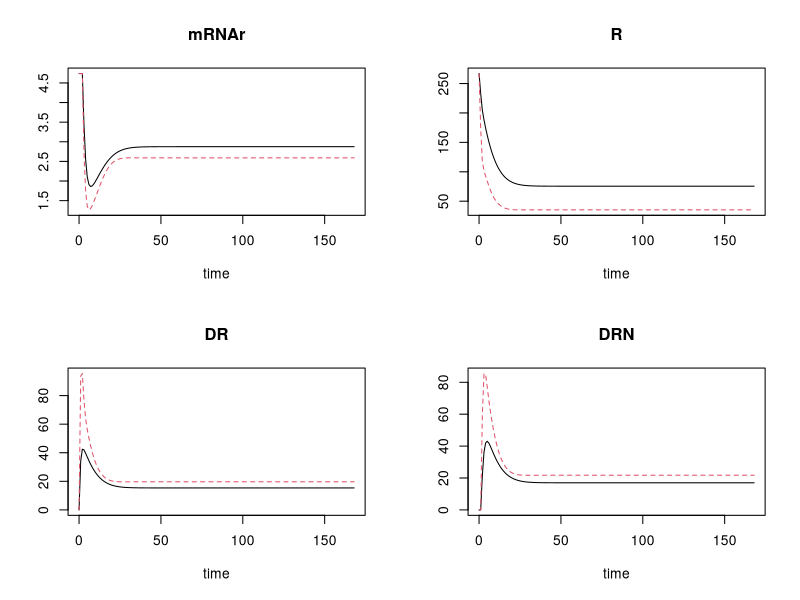

Source code (R):
## ---- chunk 1
knitr::opts_chunk$set(echo = TRUE)
## ---- chunk 2
library(deSolve)
## ---- chunk 3
knitr::opts_chunk$set(echo = TRUE)
## ---- chunk 4
library(deSolve)
## ---- chunk 5

parameters.1 <- c(ks_Rm = 2.90, IC50_Rm = 26.2, kd_Rm = 0.612, ks_r = 3.22, Rf = 0.49, kre = 0.57, kon = 0.00329, kd_R = 0.0572, kT = 0.63, D = 14.59 )
parameters.3 <- c(ks_Rm = 2.90, IC50_Rm = 26.2, kd_Rm = 0.612, ks_r = 3.22, Rf = 0.49, kre = 0.57, kon = 0.00329, kd_R = 0.0572, kT = 0.63, D = 39.925 )

formula_1 <- function(t,y,parms){
  with(as.list(c(y,parms)),{
    
          
         D <- D * 1000 * (1 / 374.471)
         dmRNAr <- ks_Rm * (1 - DRN/(IC50_Rm+DRN)) - kd_Rm * mRNAr
         dR <- ks_r * mRNAr + Rf *kre *DRN - kon * D * R - kd_R * R
         dDR <- kon * D * R - kT *DR
         dDRN <- kT * DR - kre * DRN
         return(list(c(dmRNAr ,dR ,dDR, dDRN)))
       }
       )
}
state = c(mRNAr = 4.74, R = 267 ,DR = 0, DRN = 0)
times <- seq(0, 168,  by = 1)
out.1  <- ode(times = times, y = state, parms = parameters.1, func = formula_1, method = "euler")
out.3  <- ode(times = times, y = state, parms = parameters.3, func = formula_1, method = "euler")

plot(out.1, out.3)
